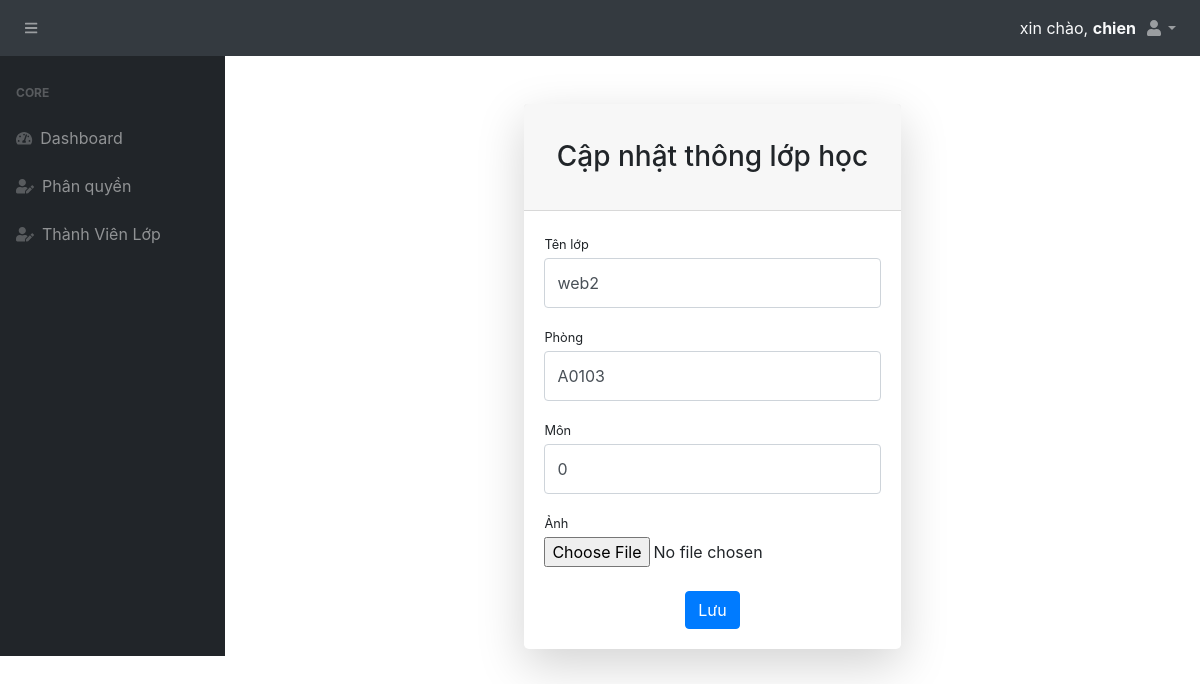
The page /admin/SuaLop.php?id=7 (signed in) on the database its author committed.
### tables this page shows
CREATE TABLE `lop` (
  `IdLop` int(11) NOT NULL,
  `TenLop` varchar(255) NOT NULL,
  `Phong` varchar(10) NOT NULL,
  `Mon` varchar(50) NOT NULL,
  `HinhLop` varchar(255) NOT NULL,
  `MaLop` int(11) NOT NULL,
  `IdGV` int(11) NOT NULL
);

### admin/SuaLop.php (the view, shortened to what this page needs)
<!DOCTYPE html>
<html lang="en">
<head>
    <link href="../style.css" rel="stylesheet" />
    <link rel="stylesheet" href="https://maxcdn.bootstrapcdn.com/bootstrap/4.5.2/css/bootstrap.min.css">
</head>
<body>
    <?php
    $tenlop = '';
    $phong = '';
    $mon = '';
    if (isset($_GET['id'])) {
        $id = $_GET['id'];
        $conn = open_database();
        $stmt = $conn->prepare("SELECT * from lop where IdLop = ?");
        $stmt->bind_param('i', $id);
        if (!$stmt->execute()) {
            die("Query error:" . $stmt->error);
        }
        $result = $stmt->get_result();
        $row = $result->fetch_assoc();
        $tenlop = $row['TenLop'];
        $phong = $row['Phong'];
        $mon = $row['Mon'];
    }
    ?>
    <nav class="sb-topnav navbar navbar-expand navbar-dark bg-dark">
        <button class="btn btn-link btn-sm order-0 order-lg-0" id="sidebarToggle" href="#"><i class="fas fa-bars"></i></button>
        <ul class="navbar-nav ml-auto ml-0">
            <li class="text-light mt-2">
                xin chào,
                <span class="font-weight-bold">
                    <?php
                    echo $_SESSION["Username"];
                    ?>
                </span>
            </li>
            <li class="nav-item dropdown">
                <a class="nav-link dropdown-toggle" id="userDropdown" href="#" role="button" data-toggle="dropdown" aria-haspopup="true" aria-expanded="false"><i class="fas fa-user fa-fw"></i></a>
            </li>
        </ul>
    </nav>
    <div id="layoutSidenav" style="height: 600px;">
        <div id="layoutSidenav_nav">
            <nav class="sb-sidenav accordion sb-sidenav-dark" id="sidenavAccordion">
                <div class="sb-sidenav-menu">
                    <div class="nav">
                        <div class="sb-sidenav-menu-heading">Core</div>
                        <a class="nav-link" href="dashboard.php">
                            <div class="sb-nav-link-icon"><i class="fas fa-tachometer-alt"></i></div>
                            Dashboard
                        </a>
                        <a class="nav-link" href="PhanQuyen.php">
                            <div class="sb-nav-link-icon"><i class="fas fa-user-edit"></i></div>
                            Phân quyền
                        </a>
                        <a class="nav-link" href="ThanhVienLop.php">
                            <div class="sb-nav-link-icon"><i class="fas fa-user-edit"></i></div>
                            Thành Viên Lớp
                        </a>
                    </div>
                </div>
            </nav>
        </div>
        <div id="layoutSidenav_content">
            <main>
                <div class="container-fluid">
                    <div class="row justify-content-center">
                        <div class="col-md-5">
                            <div class="card shadow-lg border-0 rounded-lg mt-5">
                                <div class="card-header">
                                    <h3 class="text-center font-weight-nomal my-4">Cập nhật thông lớp học</h3>
                                </div>
                                <div class="card-body">
                                    <form method="post" action="SuaLop.php" enctype="multipart/form-data">
                                        <div class="form-group">
                                            <label class="small mb-1" for="inputClassName">Tên lớp</label>
                                            <input name="tenlop" value="<?= $tenlop ?>" class="form-control py-4" id="inputClassName" type="text" placeholder="Nhập tên lớp" />
                                        </div>
                                        <div class="form-group">
                                            <label class="small mb-1" for="inputClassRoom">Phòng</label>
                                            <input name="phong" value="<?= $phong ?>" class="form-control py-4" id="inputClassRoom" type="text" placeholder="Nhập phòng" />
                                        </div>
                                        <div class="form-group">
                                            <label class="small mb-1" for="inputClassProject">Môn</label>
                                            <input name="mon" value="<?= $mon ?>" class="form-control py-4" id="inputClassProject" type="text" placeholder="Nhập môn học" />
                                        </div>
                                        <div class="form-group">
                                            <label class="small mb-1" for="fileToUpload">Ảnh</label>
                                            <input name="fileAnh" class="form-control-file" id="fileToUpload" type="file" required />
                                        </div>
                                        <div class="form-group d-flex align-items-center justify-content-between mt-4 mb-0">
                                            <button name="savechanges" type="submit" class="btn btn-primary m-auto">Lưu</button>
                                        </div>
                                    </form>
                                </div>
                            </div>
                        </div>
                    </div>
                </div>
            </main>
        </div>
    </div>
</body>
</html>

### style.css (style rules this page uses)
#layoutSidenav { display: flex; }
#layoutSidenav #layoutSidenav_nav { flex-basis: 225px; flex-shrink: 0; transition: transform 0.15s ease-in-out; z-index: 1038; transform: translateX(-225px); }
#layoutSidenav #layoutSidenav_content { position: relative; display: flex; flex-direction: column; justify-content: space-between; min-width: 0; flex-grow: 1; min-height: calc(100vh - 56px); margin-left: -225px; }
@media (min-width: 992px) { #layoutSidenav #layoutSidenav_nav { transform: translateX(0); } }
@media (min-width: 992px) { #layoutSidenav #layoutSidenav_content { margin-left: 0; transition: margin 0.15s ease-in-out; } }
.nav .nav-link .sb-nav-link-icon, .sb-sidenav-menu .nav-link .sb-nav-link-icon { margin-right: 0.5rem; }
.sb-topnav { padding-left: 0; height: 56px; z-index: 1039; }
.sb-topnav.navbar-dark #sidebarToggle { color: rgba(255, 255, 255, 0.5); }
.sb-sidenav { display: flex; flex-direction: column; height: 100%; flex-wrap: nowrap; }
.sb-sidenav .sb-sidenav-menu { flex-grow: 1; }
.sb-sidenav .sb-sidenav-menu .nav { flex-direction: column; flex-wrap: nowrap; }
.sb-sidenav .sb-sidenav-menu .nav .sb-sidenav-menu-heading { padding: 1.75rem 1rem 0.75rem; font-size: 0.75rem; font-weight: bold; text-transform: uppercase; }
.sb-sidenav .sb-sidenav-menu .nav .nav-link { display: flex; align-items: center; padding-top: 0.75rem; padding-bottom: 0.75rem; position: relative; }
.sb-sidenav .sb-sidenav-menu .nav .nav-link .sb-nav-link-icon { font-size: 0.9rem; }
.sb-sidenav-dark { background-color: #212529; color: rgba(255, 255, 255, 0.5); }
.sb-sidenav-dark .sb-sidenav-menu .sb-sidenav-menu-heading { color: rgba(255, 255, 255, 0.25); }
.sb-sidenav-dark .sb-sidenav-menu .nav-link { color: rgba(255, 255, 255, 0.5); }
.sb-sidenav-dark .sb-sidenav-menu .nav-link .sb-nav-link-icon { color: rgba(255, 255, 255, 0.25); }

### rows shown on the page
lop: tenlop "web2", phong "A0103", mon "0"

### other values the page prints
$_SESSION["Username"] "chien"
